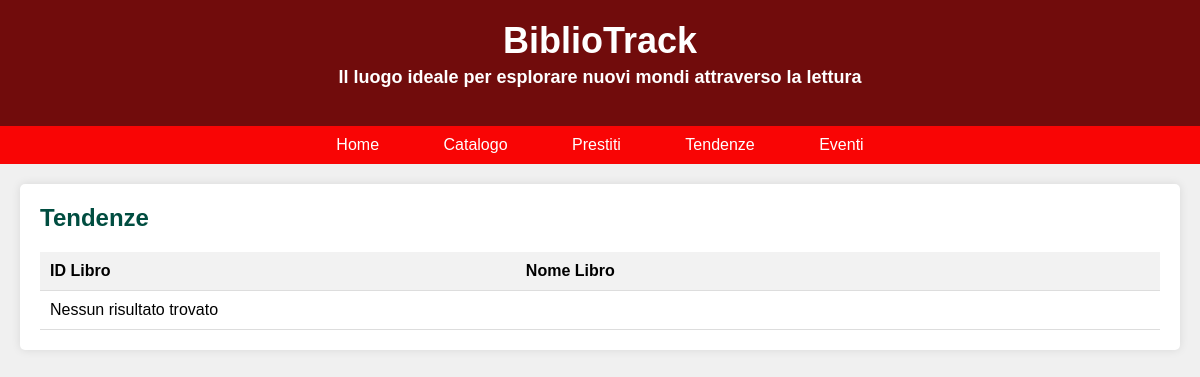
Page /tendenze.php on the earlier database version.
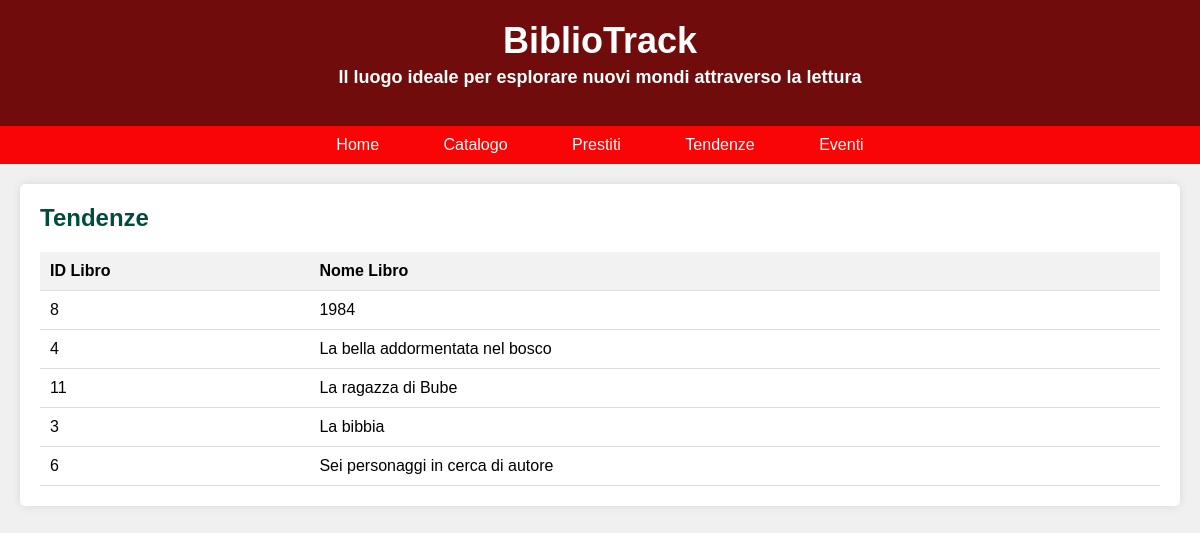
Same page on the later database version.
### tables this page shows
CREATE TABLE `libri` (
  `PK_Id_libro` int(11) NOT NULL,
  `Titolo` varchar(100) NOT NULL,
  `Autore` varchar(50) NOT NULL,
  `Casa_editrice` varchar(50) NOT NULL,
  `Anno_pubblicazione` int(4) DEFAULT NULL,
  `Collana` varchar(50) DEFAULT NULL,
  `Genere` varchar(50) DEFAULT NULL,
  `stato` tinyint(4) DEFAULT 0
);

### tendenze.php (the view, shortened to what this page needs)
<?php
$servername = "localhost";
$username = "root";
$password = "Ruozzi1234";
$dbname = "bibliotrack";
?>
<!DOCTYPE html>
<html lang="it">
<head>
</head>
<body>
    <header id='header'>
        <h1>BiblioTrack</h1>
        <h3>Il luogo ideale per esplorare nuovi mondi attraverso la lettura</h3>
    </header>
    <nav>
        <a href="index.html">Home</a>
        <a href="catalogo.php">Catalogo</a>
        <a href="prestiti.html">Prestiti</a>
        <a href="tendenze.php">Tendenze</a>
        <a href="eventi.html">Eventi</a>
    </nav>
    <div class="container">
        <section class="catalog-section">
            <h2>Tendenze</h2>
            <table>
                <thead>
                    <tr>
                        <th>ID Libro</th>
                        <th>Nome Libro</th>
                    </tr>
                </thead>
                <tbody>
                    <?php
                    $conn = new mysqli($servername, $username, $password, $dbname);
                    $sql = $sql = "SELECT l.PK_Id_libro, l.Titolo
                    FROM libri l
                    JOIN (
                        SELECT FK_Id_libro
                        FROM prestiti
                        GROUP BY FK_Id_libro
                        ORDER BY COUNT(*) DESC
                        LIMIT 5
                    ) p ON l.PK_Id_libro = p.FK_Id_libro";
                    $result = $conn->query($sql);
                    if ($result!==false && $result->num_rows > 0) {
                        while($row = $result->fetch_assoc()) {
                            echo "<tr><td>" . $row["PK_Id_libro"] . "</td><td>" . $row["Titolo"] . "</td></tr>";
                        }
                    } else {
                        echo "<tr><td colspan='2'>Nessun risultato trovato</td></tr>";
                    }
                    ?>
                </tbody>
            </table>
        </section>
    </div>
</body>
</html>

Differences in the rows shown:
added libri: PK_Id_libro "8", Titolo "1984"
added libri: PK_Id_libro "4", Titolo "La bella addormentata nel bosco"
added libri: PK_Id_libro "11", Titolo "La ragazza di Bube"
added libri: PK_Id_libro "3", Titolo "La bibbia"
added libri: PK_Id_libro "6", Titolo "Sei personaggi in cerca di autore"
Other differences:
text no longer shown: "Nessun risultato trovato"
